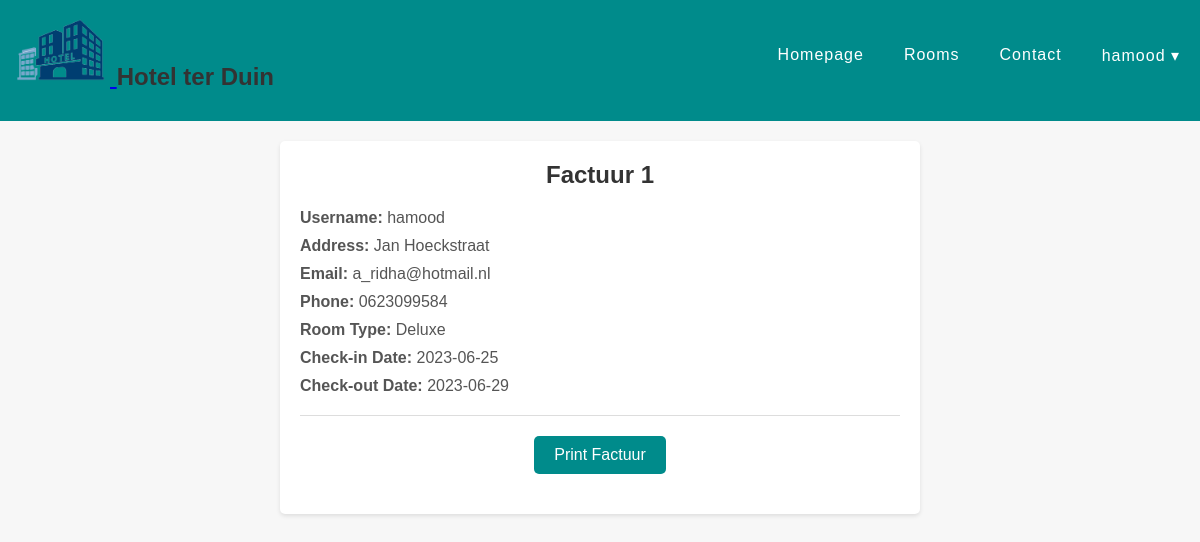
Screenshot of /hotelterduin/php/clientside/thankyou.php (signed in) with the database file from the repository.
### tables this page shows
CREATE TABLE `reservations` (
  `reservation_id` int(11) NOT NULL,
  `user_id` int(11) DEFAULT NULL,
  `room_id` int(11) DEFAULT NULL,
  `check_in_date` date NOT NULL,
  `check_out_date` date NOT NULL
);

CREATE TABLE `users` (
  `user_id` int(11) NOT NULL,
  `username` varchar(50) NOT NULL,
  `password` varchar(50) NOT NULL,
  `role` varchar(20) NOT NULL,
  `address` varchar(100) NOT NULL,
  `email` varchar(100) NOT NULL,
  `phone` varchar(20) NOT NULL
);

CREATE TABLE `rooms` (
  `room_id` int(11) NOT NULL,
  `room_type` varchar(50) NOT NULL,
  `description` varchar(100) DEFAULT NULL,
  `available` int(11) NOT NULL
);

### hotelterduin/php/clientside/thankyou.php (the view, shortened to what this page needs)
<?php
$db = new Db();
$PDO = $db->getPDO();
$user_id = $_SESSION['user_id'];
try {
    $invoiceSql = "SELECT r.check_in_date, r.check_out_date, u.username, u.address, u.email, u.phone, rt.room_type
                   FROM reservations AS r
                   INNER JOIN users AS u ON r.user_id = u.user_id
                   INNER JOIN rooms AS rt ON r.room_id = rt.room_id
                   WHERE u.user_id = :user_id";
    $invoiceStmt = $PDO->prepare($invoiceSql);
    $invoiceStmt->bindParam(':user_id', $user_id);
    $invoiceStmt->execute();
    $invoices = $invoiceStmt->fetchAll(PDO::FETCH_ASSOC);
} catch (PDOException $e) {
    echo "Error: " . $e->getMessage();
}
?>
<!DOCTYPE html>
<html lang="en">
<head>
    <link rel="stylesheet" href="../../css/style.css">
    <link rel="stylesheet" href="../../css/navbar.css">
</head>
<body>
    <header>
        <?php include '../../templates/navbar.php'; ?>
    </header>
    <main class="main">
        <?php $counter = 1; ?>
        <?php foreach ($invoices as $invoice) { ?>
            <h1>Factuur <?php echo $counter; ?></h1>
            <ul>
                <li><strong>Username:</strong> <?php echo $invoice['username']; ?></li>
                <li><strong>Address:</strong> <?php echo $invoice['address']; ?></li>
                <li><strong>Email:</strong> <?php echo $invoice['email']; ?></li>
                <li><strong>Phone:</strong> <?php echo $invoice['phone']; ?></li>
                <li><strong>Room Type:</strong> <?php echo $invoice['room_type']; ?></li>
                <li><strong>Check-in Date:</strong> <?php echo $invoice['check_in_date']; ?></li>
                <li><strong>Check-out Date:</strong> <?php echo $invoice['check_out_date']; ?></li>
            </ul>
            <hr>
            <?php $counter++; ?>
        <?php } ?>
        <button class="print-button" onclick="window.print()">Print Factuur</button>
    </main>
</body>
</html>

### hotelterduin/css/style.css (style rules this page uses)
body { background-color: lightgray; }

### hotelterduin/css/navbar.css (style rules this page uses)
body { margin: 0; padding: 0; }
header { background-color: darkcyan; position: block; top: 10px; left: 0; width: 100%; z-index: 999; }

### hotelterduin/php/clientside/thankyou.php (style rules this page uses)
body { font-family: Arial, sans-serif; background-color: #f7f7f7; margin: 0; padding: 20px; }
.main { background-color: #fff; border-radius: 5px; padding: 20px; margin: 20px auto; max-width: 600px; box-shadow: 0 2px 4px rgba(0, 0, 0, 0.1); }
h1 { font-size: 24px; margin-top: 0; margin-bottom: 20px; color: #333; text-align: center; }
ul { list-style: none; padding: 0; margin: 0; }
li { margin-bottom: 10px; color: #555; }
hr { border: none; border-top: 1px solid #ddd; margin-top: 20px; margin-bottom: 20px; }
.print-button { padding: 10px 20px; background-color: darkcyan; color: #fff; border: none; cursor: pointer; font-size: 16px; display: block; margin: 20px auto; border-radius: 5px; }

### rows the page displays
reservations: user.username "hamood", user.address "Jan Hoeckstraat", user.email "a_ridha@hotmail.nl", user.phone "0623099584", room.room_type "Deluxe", check_in_date "2023-06-25", check_out_date "2023-06-29"

### other values shown
$_SESSION['username'] "hamood"
